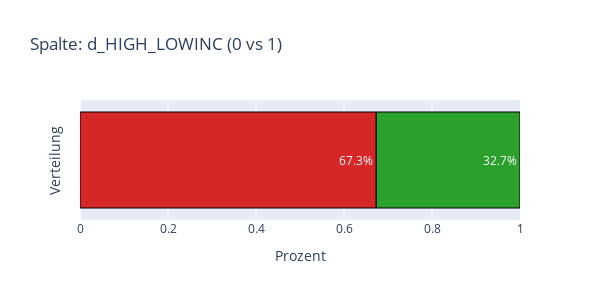
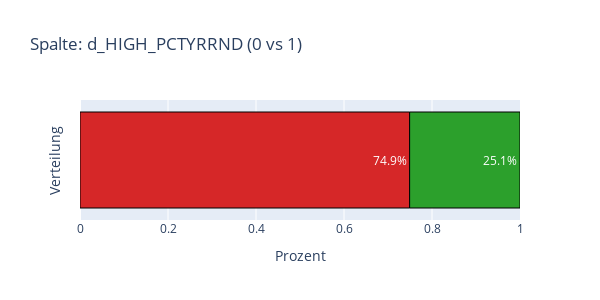
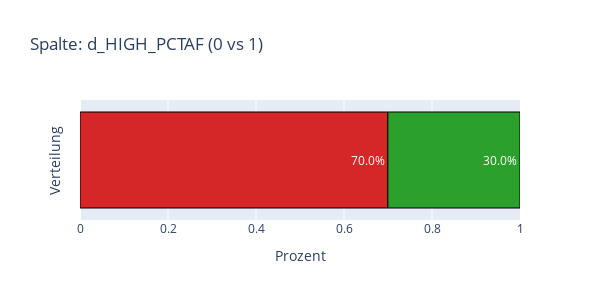
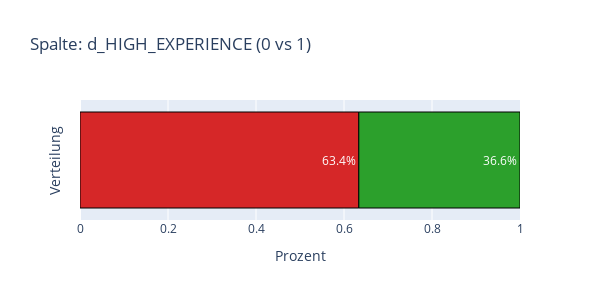

These figures' notebook cell, in order:
### Code cell
# Identifizieren der Dummy-Spalten im DataFrame (angenommen, sie haben das Präfix 'd_')
dummy_cols = [col for col in df.columns if col.startswith('d_')]


# Erstellen von horizontal gestapelten Balkendiagrammen für jede Dummy-Spalte
for col in dummy_cols:
    counts = df[col].value_counts(normalize=True).sort_index() 
    fig = go.Figure(go.Bar(
        x=[counts.get(0, 0), counts.get(1, 1)],  # Anteile von 0 und 1
        y=['Anteil', 'Anteil'],  # Gleiche Kategorie 'Anteil' für das Stapeln
        orientation='h',
        marker=dict(
            color=['#d62728', '#2ca02c'],  # Farben für 0 und 1
            line=dict(color='black', width=1)
        ),
        text=[f"{counts.get(0, 0)*100:.1f}%", f"{counts.get(1, 1)*100:.1f}%"],  # Prozentsätze anzeigen
        textposition='inside'
    ))

    fig.update_layout(
        title=f'Spalte: {col} (0 vs 1)',
        barmode='stack',
        xaxis=dict(
            title='Prozent',
            range=[0, 1]  # Bereich festlegen, um Konsistenz über alle Balken hinweg zu gewährleisten
        ),
        yaxis=dict(
            title='Verteilung',
            showticklabels=False  # Keine spezielle Y-Achsen-Beschriftung erforderlich
        ),
        height=300,
        width=600
    )
    fig.show()

### Figure 1 — Plotly figure (JSON) as saved in the notebook; plotly's stock layout.template omitted (floating-point values rounded to 4 significant figures)
{"data": [{"marker": {"color": ["#d62728", "#2ca02c"], "line": {"color": "black", "width": 1}}, "orientation": "h", "text": ["67.3%", "32.7%"], "textposition": "inside", "type": "bar", "x": [0.6733, 0.3267], "y": ["Anteil", "Anteil"]}], "layout": {"barmode": "stack", "height": 300, "title": {"text": "Spalte: d_HIGH_LOWINC (0 vs 1)"}, "width": 600, "xaxis": {"range": [0, 1], "title": {"text": "Prozent"}, "type": "linear"}, "yaxis": {"autorange": true, "range": [-0.5, 0.5], "showticklabels": false, "title": {"text": "Verteilung"}, "type": "category"}}}

### Figure 2 — Plotly figure (JSON) as saved in the notebook; plotly's stock layout.template omitted (floating-point values rounded to 4 significant figures)
{"data": [{"marker": {"color": ["#d62728", "#2ca02c"], "line": {"color": "black", "width": 1}}, "orientation": "h", "text": ["74.9%", "25.1%"], "textposition": "inside", "type": "bar", "x": [0.7492, 0.2508], "y": ["Anteil", "Anteil"]}], "layout": {"barmode": "stack", "height": 300, "title": {"text": "Spalte: d_HIGH_PCTYRRND (0 vs 1)"}, "width": 600, "xaxis": {"range": [0, 1], "title": {"text": "Prozent"}, "type": "linear"}, "yaxis": {"autorange": true, "range": [-0.5, 0.5], "showticklabels": false, "title": {"text": "Verteilung"}, "type": "category"}}}

### Figure 3 — Plotly figure (JSON) as saved in the notebook; plotly's stock layout.template omitted (floating-point values rounded to 4 significant figures)
{"data": [{"marker": {"color": ["#d62728", "#2ca02c"], "line": {"color": "black", "width": 1}}, "orientation": "h", "text": ["70.0%", "30.0%"], "textposition": "inside", "type": "bar", "x": [0.6997, 0.3003], "y": ["Anteil", "Anteil"]}], "layout": {"barmode": "stack", "height": 300, "title": {"text": "Spalte: d_HIGH_PCTAF (0 vs 1)"}, "width": 600, "xaxis": {"range": [0, 1], "title": {"text": "Prozent"}, "type": "linear"}, "yaxis": {"autorange": true, "range": [-0.5, 0.5], "showticklabels": false, "title": {"text": "Verteilung"}, "type": "category"}}}

### Figure 4 — Plotly figure (JSON) as saved in the notebook; plotly's stock layout.template omitted (floating-point values rounded to 4 significant figures)
{"data": [{"marker": {"color": ["#d62728", "#2ca02c"], "line": {"color": "black", "width": 1}}, "orientation": "h", "text": ["63.4%", "36.6%"], "textposition": "inside", "type": "bar", "x": [0.6337, 0.3663], "y": ["Anteil", "Anteil"]}], "layout": {"barmode": "stack", "height": 300, "title": {"text": "Spalte: d_HIGH_EXPERIENCE (0 vs 1)"}, "width": 600, "xaxis": {"range": [0, 1], "title": {"text": "Prozent"}, "type": "linear"}, "yaxis": {"autorange": true, "range": [-0.5, 0.5], "showticklabels": false, "title": {"text": "Verteilung"}, "type": "category"}}}
